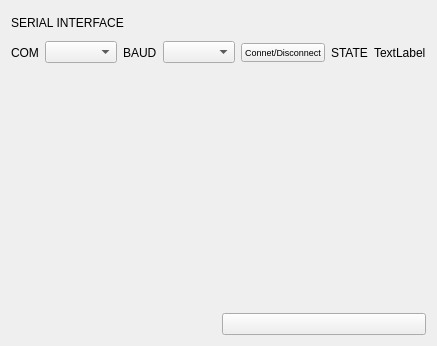
<?xml version="1.0" encoding="UTF-8"?>
<ui version="4.0">
 <class>Form</class>
 <widget class="QWidget" name="Form">
  <property name="geometry">
   <rect>
    <x>0</x>
    <y>0</y>
    <width>429</width>
    <height>346</height>
   </rect>
  </property>
  <property name="windowTitle">
   <string>Form</string>
  </property>
  <property name="styleSheet">
   <string notr="true"/>
  </property>
  <layout class="QGridLayout" name="gridLayout_2">
   <item row="0" column="0">
    <layout class="QGridLayout" name="gridLayout" rowstretch="1,1,10,1">
     <item row="0" column="0">
      <widget class="QLabel" name="label_5">
       <property name="text">
        <string>SERIAL INTERFACE</string>
       </property>
      </widget>
     </item>
     <item row="1" column="0" colspan="2">
      <layout class="QHBoxLayout" name="horizontalLayout_4">
       <property name="spacing">
        <number>6</number>
       </property>
       <item>
        <layout class="QHBoxLayout" name="horizontalLayout">
         <item alignment="Qt::AlignRight">
          <widget class="QLabel" name="label">
           <property name="text">
            <string>COM</string>
           </property>
          </widget>
         </item>
         <item>
          <widget class="QComboBox" name="COM_comboBox"/>
         </item>
        </layout>
       </item>
       <item>
        <layout class="QHBoxLayout" name="horizontalLayout_2">
         <item alignment="Qt::AlignRight">
          <widget class="QLabel" name="label_2">
           <property name="text">
            <string>BAUD</string>
           </property>
          </widget>
         </item>
         <item>
          <widget class="QComboBox" name="BAUD_comboBox"/>
         </item>
        </layout>
       </item>
       <item>
        <widget class="QPushButton" name="connect_disconnect_pushButton">
         <property name="font">
          <font>
           <pointsize>7</pointsize>
          </font>
         </property>
         <property name="text">
          <string>Connet/Disconnect</string>
         </property>
        </widget>
       </item>
       <item>
        <spacer name="horizontalSpacer">
         <property name="orientation">
          <enum>Qt::Horizontal</enum>
         </property>
         <property name="sizeHint" stdset="0">
          <size>
           <width>40</width>
           <height>20</height>
          </size>
         </property>
        </spacer>
       </item>
       <item>
        <layout class="QHBoxLayout" name="horizontalLayout_3">
         <item alignment="Qt::AlignRight">
          <widget class="QLabel" name="label_3">
           <property name="text">
            <string>STATE</string>
           </property>
          </widget>
         </item>
         <item>
          <widget class="QLabel" name="led_indicator">
           <property name="text">
            <string>TextLabel</string>
           </property>
          </widget>
         </item>
        </layout>
       </item>
      </layout>
     </item>
     <item row="2" column="0" colspan="2">
      <widget class="PlotWidget" name="plotter" native="true">
       <property name="sizePolicy">
        <sizepolicy hsizetype="Expanding" vsizetype="Expanding">
         <horstretch>0</horstretch>
         <verstretch>0</verstretch>
        </sizepolicy>
       </property>
       <property name="minimumSize">
        <size>
         <width>409</width>
         <height>236</height>
        </size>
       </property>
      </widget>
     </item>
     <item row="3" column="1">
      <widget class="QPushButton" name="clear_pushButton">
       <property name="text">
        <string/>
       </property>
       <property name="icon">
        <iconset resource="resources.qrc">
         <normaloff>:/icons/MdiTrashCanOutline.svg</normaloff>:/icons/MdiTrashCanOutline.svg</iconset>
       </property>
       <property name="iconSize">
        <size>
         <width>20</width>
         <height>20</height>
        </size>
       </property>
      </widget>
     </item>
    </layout>
   </item>
  </layout>
 </widget>
 <customwidgets>
  <customwidget>
   <class>PlotWidget</class>
   <extends>QWidget</extends>
   <header>mplwidgets.h</header>
   <container>1</container>
  </customwidget>
 </customwidgets>
 <resources>
  <include location="resources.qrc"/>
 </resources>
 <connections/>
</ui>
